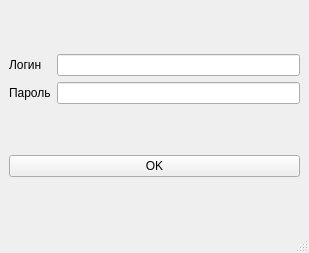
<?xml version="1.0" encoding="UTF-8"?>
<ui version="4.0">
 <class>MainWindow</class>
 <widget class="QMainWindow" name="MainWindow">
  <property name="geometry">
   <rect>
    <x>0</x>
    <y>0</y>
    <width>309</width>
    <height>253</height>
   </rect>
  </property>
  <property name="windowTitle">
   <string>MainWindow</string>
  </property>
  <widget class="QWidget" name="centralwidget">
   <layout class="QGridLayout" name="gridLayout_2">
    <item row="0" column="0">
     <layout class="QVBoxLayout" name="verticalLayout_4">
      <item>
       <layout class="QVBoxLayout" name="verticalLayout_3">
        <item>
         <layout class="QHBoxLayout" name="horizontalLayout">
          <item>
           <layout class="QVBoxLayout" name="verticalLayout">
            <item>
             <widget class="QLabel" name="label">
              <property name="text">
               <string>Логин</string>
              </property>
             </widget>
            </item>
            <item>
             <widget class="QLabel" name="label_2">
              <property name="text">
               <string>Пароль</string>
              </property>
             </widget>
            </item>
           </layout>
          </item>
          <item>
           <layout class="QVBoxLayout" name="verticalLayout_2">
            <item>
             <widget class="QLineEdit" name="lineEdit"/>
            </item>
            <item>
             <widget class="QLineEdit" name="lineEdit_2"/>
            </item>
           </layout>
          </item>
         </layout>
        </item>
       </layout>
      </item>
     </layout>
    </item>
    <item row="1" column="0">
     <widget class="QPushButton" name="pushButton">
      <property name="text">
       <string>OK</string>
      </property>
     </widget>
    </item>
   </layout>
  </widget>
  <widget class="QMenuBar" name="menubar">
   <property name="geometry">
    <rect>
     <x>0</x>
     <y>0</y>
     <width>309</width>
     <height>20</height>
    </rect>
   </property>
  </widget>
  <widget class="QStatusBar" name="statusbar"/>
 </widget>
 <resources/>
 <connections/>
</ui>
